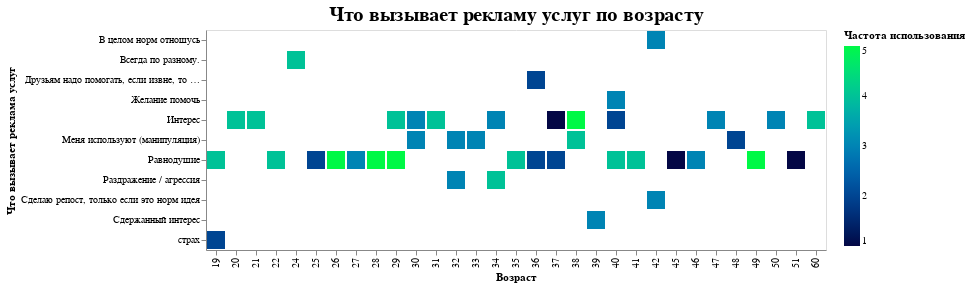

The notebook cell this image was saved under:
### Code cell
chart1

### Figure 1 — Vega-Lite specification as saved in the notebook (floating-point values rounded to 4 significant figures)
{"config": {"view": {"continuousWidth": 400, "continuousHeight": 300}, "title": {"anchor": "middle", "fontSize": 20, "offset": 5, "orient": "top"}}, "data": {"name": "data-0197ad0db13f40c438e727b669901b0b"}, "mark": "bar", "encoding": {"color": {"field": "Частота использования", "scale": {"range": ["#040745", "#00F946"]}, "type": "quantitative"}, "x": {"field": "Возраст", "type": "nominal"}, "y": {"field": "Что вызывает реклама услуг", "type": "nominal"}}, "title": "Что вызывает рекламу услуг по возрасту", "$schema": "https://vega.github.io/schema/vega-lite/v4.17.0.json", "datasets": {"data-0197ad0db13f40c438e727b669901b0b": [{"Дата": "2023-03-14T04:18:41.181000", "День месяца": 14, "Время дня": "утро", "Час прохождения опроса": 4, "Пол": "Женский", "Возраст": 35, "Семья": "Да", "Дети": "Да", "Высшее образование": "Да", "Деятельность": "Производство, промышленность", "Частота использования": 3, "Переход по ссылке": "Нет", "Репост по просьбе": "Нет", "Что вызывает реклама услуг": "Равнодушие", "Чувства от просьбы": "Равнодушие", "Возрастная категория": "4", "Время": "утро"}, {"Дата": "2023-03-14T04:51:52.083000", "День месяца": 14, "Время дня": "утро", "Час прохождения опроса": 4, "Пол": "Женский", "Возраст": 47, "Семья": "Нет", "Дети": "Да", "Высшее образование": "Да", "Деятельность": "Сфера обслуживания", "Частота использования": 3, "Переход по ссылке": "Да", "Репост по просьбе": "Да", "Что вызывает реклама услуг": "Интерес", "Чувства от просьбы": "Желание помочь", "Возрастная категория": "3", "Время": "утро"}, {"Дата": "2023-03-14T05:01:05.567000", "День месяца": 14, "Время дня": "утро", "Час прохождения опроса": 5, "Пол": "Женский", "Возраст": 40, "Семья": "Нет", "Дети": "Да", "Высшее образование": "Да", "Деятельность": "Бухгалтерия / Финансы / Аудит / Страхование", "Частота использования": 3, "Переход по ссылке": "Да", "Репост по просьбе": "Да", "Что вызывает реклама услуг": "Желание помочь", "Чувства от просьбы": "Желание помочь", "Возрастная категория": "3", "Время": "утро"}, {"Дата": "2023-03-14T09:15:05.114000", "День месяца": 14, "Время дня": "утро", "Час прохождения опроса": 9, "Пол": "Женский", "Возраст": 22, "Семья": "Нет", "Дети": "Нет", "Высшее образование": "Да", "Деятельность": "IT, телеком, диджитал-сервисы", "Частота использования": 2, "Переход по ссылке": "Да", "Репост по просьбе": "Да", "Что вызывает реклама услуг": "Равнодушие", "Чувства от просьбы": "Стыд / неловкость / что подумают обо мне получатели", "Возрастная категория": "1", "Время": "утро"}, {"Дата": "2023-03-14T10:45:57.916000", "День месяца": 14, "Время дня": "утро", "Час прохождения опроса": 10, "Пол": "Женский", "Возраст": 41, "Семья": "Да", "Дети": "Да", "Высшее образование": "Да", "Деятельность": "Не работаю", "Частота использования": 4, "Переход по ссылке": "Да", "Репост по просьбе": "Нет", "Что вызывает реклама услуг": "Равнодушие", "Чувства от просьбы": "Равнодушие", "Возрастная категория": "3", "Время": "утро"}, {"Дата": "2023-03-14T13:29:53.537000", "День месяца": 14, "Время дня": "день", "Час прохождения опроса": 13, "Пол": "Женский", "Возраст": 35, "Семья": "Да", "Дети": "Да", "Высшее образование": "Да", "Деятельность": "IT, телеком, диджитал-сервисы", "Частота использования": 4, "Переход по ссылке": "Да", "Репост по просьбе": "Нет", "Что вызывает реклама услуг": "Равнодушие", "Чувства от просьбы": "Стыд / неловкость / что подумают обо мне получатели", "Возрастная категория": "4", "Время": "день"}, {"Дата": "2023-03-14T13:45:06.792000", "День месяца": 14, "Время дня": "день", "Час прохождения опроса": 13, "Пол": "Женский", "Возраст": 29, "Семья": "Нет", "Дети": "Нет", "Высшее образование": "Да", "Деятельность": "IT, телеком, диджитал-сервисы", "Частота использования": 5, "Переход по ссылке": "Да", "Репост по просьбе": "Да", "Что вызывает реклама услуг": "Интерес", "Чувства от просьбы": "Потребность поделиться", "Возрастная категория": "2", "Время": "день"}, {"Дата": "2023-03-14T13:51:15.320000", "День месяца": 14, "Время дня": "день", "Час прохождения опроса": 13, "Пол": "Женский", "Возраст": 31, "Семья": "Да", "Дети": "Нет", "Высшее образование": "Да", "Деятельность": "Транспорт и логистика", "Частота использования": 5, "Переход по ссылке": "Да", "Репост по просьбе": "Да", "Что вызывает реклама услуг": "Интерес", "Чувства от просьбы": "Желание помочь", "Возрастная категория": "2", "Время": "день"}, {"Дата": "2023-03-14T14:10:39.316000", "День месяца": 14, "Время дня": "день", "Час прохождения опроса": 14, "Пол": "Женский", "Возраст": 31, "Семья": "Нет", "Дети": "Нет", "Высшее образование": "Да", "Деятельность": "IT, телеком, диджитал-сервисы", "Частота использования": 4, "Переход по ссылке": "Да", "Репост по просьбе": "Да", "Что вызывает реклама услуг": "Интерес", "Чувства от просьбы": "Желание помочь", "Возрастная категория": "2", "Время": "день"}, {"Дата": "2023-03-14T14:36:39.189000", "День месяца": 14, "Время дня": "день", "Час прохождения опроса": 14, "Пол": "Женский", "Возраст": 34, "Семья": "Да", "Дети": "Нет", "Высшее образование": "Да", "Деятельность": "Бухгалтерия / Финансы / Аудит / Страхование", "Частота использования": 3, "Переход по ссылке": "Да", "Репост по просьбе": "Да", "Что вызывает реклама услуг": "Интерес", "Чувства от просьбы": "Желание помочь", "Возрастная категория": "2", "Время": "день"}, {"Дата": "2023-03-14T15:01:19.194000", "День месяца": 14, "Время дня": "день", "Час прохождения опроса": 15, "Пол": "Женский", "Возраст": 29, "Семья": "Да", "Дети": "Нет", "Высшее образование": "Да", "Деятельность": "Бухгалтерия / Финансы / Аудит / Страхование", "Частота использования": 3, "Переход по ссылке": "Да", "Репост по просьбе": "Нет", "Что вызывает реклама услуг": "Равнодушие", "Чувства от просьбы": "Раздражение / агрессия", "Возрастная категория": "2", "Время": "день"}, {"Дата": "2023-03-14T21:57:51.858000", "День месяца": 14, "Время дня": "вечер", "Час прохождения опроса": 21, "Пол": "Женский", "Возраст": 29, "Семья": "Нет", "Дети": "Нет", "Высшее образование": "Да", "Деятельность": "IT, телеком, диджитал-сервисы", "Частота использования": 4, "Переход по ссылке": "Да", "Репост по просьбе": "Нет", "Что вызывает реклама услуг": "Интерес", "Чувства от просьбы": "Меня используют (манипуляция)", "Возрастная категория": "2", "Время": "вечер"}, {"Дата": "2023-03-15T09:14:57.638000", "День месяца": 15, "Время дня": "утро", "Час прохождения опроса": 9, "Пол": "Женский", "Возраст": 30, "Семья": "Да", "Дети": "Да", "Высшее образование": "Да", "Деятельность": "СМИ, медиа и издательства", "Частота использования": 4, "Переход по ссылке": "Нет", "Репост по просьбе": "Нет", "Что вызывает реклама услуг": "Интерес", "Чувства от просьбы": "Равнодушие", "Возрастная категория": "2", "Время": "утро"}, {"Дата": "2023-03-15T09:43:28.872000", "День месяца": 15, "Время дня": "утро", "Час прохождения опроса": 9, "Пол": "Женский", "Возраст": 38, "Семья": "Да", "Дети": "Да", "Высшее образование": "Да", "Деятельность": "Бухгалтерия / Финансы / Аудит / Страхование", "Частота использования": 4, "Переход по ссылке": "Да", "Репост по просьбе": "Да", "Что вызывает реклама услуг": "Меня используют (манипуляция)", "Чувства от просьбы": "Стыд / неловкость / что подумают обо мне получатели", "Возрастная категория": "3", "Время": "утро"}, {"Дата": "2023-03-15T22:38:41.180000", "День месяца": 15, "Время дня": "ночь", "Час прохождения опроса": 22, "Пол": "Женский", "Возраст": 32, "Семья": "Да", "Дети": "Да", "Высшее образование": "Да", "Деятельность": "Бухгалтерия / Финансы / Аудит / Страхование", "Частота использования": 3, "Переход по ссылке": "Да", "Репост по просьбе": "Да", "Что вызывает реклама услуг": "Меня используют (манипуляция)", "Чувства от просьбы": "Меня используют (манипуляция)", "Возрастная категория": "2", "Время": "ночь"}, {"Дата": "2023-03-16T16:22:06.903000", "День месяца": 16, "Время дня": "день", "Час прохождения опроса": 16, "Пол": "Женский", "Возраст": 19, "Семья": "Нет", "Дети": "Нет", "Высшее образование": "Нет", "Деятельность": "IT, телеком, диджитал-сервисы", "Частота использования": 4, "Переход по ссылке": "Да", "Репост по просьбе": "Да", "Что вызывает реклама услуг": "Равнодушие", "Чувства от просьбы": "Равнодушие", "Возрастная категория": "1", "Время": "день"}, {"Дата": "2023-03-16T17:05:22.755000", "День месяца": 16, "Время дня": "ночь", "Час прохождения опроса": 17, "Пол": "Женский", "Возраст": 24, "Семья": "Да", "Дети": "Да", "Высшее образование": "Да", "Деятельность": "Не работаю", "Частота использования": 4, "Переход по ссылке": "Да", "Репост по просьбе": "Да", "Что вызывает реклама услуг": "Всегда по разному.", "Чувства от просьбы": "Заинтересованность", "Возрастная категория": "1", "Время": "ночь"}, {"Дата": "2023-03-16T17:07:14.223000", "День месяца": 16, "Время дня": "ночь", "Час прохождения опроса": 17, "Пол": "Женский", "Возраст": 22, "Семья": "Нет", "Дети": "Нет", "Высшее образование": "Нет", "Деятельность": "Сфера обслуживания", "Частота использования": 4, "Переход по ссылке": "Да", "Репост по просьбе": "Да", "Что вызывает реклама услуг": "Равнодушие", "Чувства от просьбы": "Равнодушие", "Возрастная категория": "1", "Время": "ночь"}, {"Дата": "2023-03-17T03:09:10.516000", "День месяца": 17, "Время дня": "утро", "Час прохождения опроса": 3, "Пол": "Женский", "Возраст": 30, "Семья": "Да", "Дети": "Нет", "Высшее образование": "Да", "Деятельность": "Ритейл, ecommerce", "Частота использования": 3, "Переход по ссылке": "Да", "Репост по просьбе": "Нет", "Что вызывает реклама услуг": "Интерес", "Чувства от просьбы": "Желание помочь", "Возрастная категория": "2", "Время": "утро"}, {"Дата": "2023-03-17T07:47:30.164000", "День месяца": 17, "Время дня": "утро", "Час прохождения опроса": 7, "Пол": "Женский", "Возраст": 25, "Семья": "Нет", "Дети": "Нет", "Высшее образование": "Да", "Деятельность": "IT, телеком, диджитал-сервисы", "Частота использования": 4, "Переход по ссылке": "Да", "Репост по просьбе": "Нет", "Что вызывает реклама услуг": "Равнодушие", "Чувства от просьбы": "Равнодушие", "Возрастная категория": "4", "Время": "утро"}, {"Дата": "2023-03-17T08:03:26.157000", "День месяца": 17, "Время дня": "утро", "Час прохождения опроса": 8, "Пол": "Женский", "Возраст": 50, "Семья": "Да", "Дети": "Да", "Высшее образование": "Да", "Деятельность": "Бухгалтерия / Финансы / Аудит / Страхование", "Частота использования": 3, "Переход по ссылке": "Да", "Репост по просьбе": "Да", "Что вызывает реклама услуг": "Интерес", "Чувства от просьбы": "Желание помочь", "Возрастная категория": "4", "Время": "утро"}, {"Дата": "2023-03-18T09:48:47.643000", "День месяца": 18, "Время дня": "утро", "Час прохождения опроса": 9, "Пол": "Женский", "Возраст": 27, "Семья": "Нет", "Дети": "Нет", "Высшее образование": "Да", "Деятельность": "IT, телеком, диджитал-сервисы", "Частота использования": 3, "Переход по ссылке": "Да", "Репост по просьбе": "Нет", "Что вызывает реклама услуг": "Равнодушие", "Чувства от просьбы": "Равнодушие", "Возрастная категория": "2", "Время": "утро"}, {"Дата": "2023-03-21T16:10:53.923000", "День месяца": 21, "Время дня": "день", "Час прохождения опроса": 16, "Пол": "Женский", "Возраст": 29, "Семья": "Да", "Дети": "Нет", "Высшее образование": "Да", "Деятельность": "Маркетинговые, рекламные агентства", "Частота использования": 5, "Переход по ссылке": "Да", "Репост по просьбе": "Да", "Что вызывает реклама услуг": "Равнодушие", "Чувства от просьбы": "Желание помочь", "Возрастная категория": "2", "Время": "день"}, {"Дата": "2023-03-22T15:14:00.005000", "День месяца": 22, "Время дня": "день", "Час прохождения опроса": 15, "Пол": "Женский", "Возраст": 26, "Семья": "Да", "Дети": "Да", "Высшее образование": "Да", "Деятельность": "Сфера образования", "Частота использования": 5, "Переход по ссылке": "Нет", "Репост по просьбе": "Нет", "Что вызывает реклама услуг": "Равнодушие", "Чувства от просьбы": "Стыд / неловкость / что подумают обо мне получатели", "Возрастная категория": "2", "Время": "день"}, {"Дата": "2023-03-22T18:32:45.248000", "День месяца": 22, "Время дня": "вечер", "Час прохождения опроса": 18, "Пол": "Женский", "Возраст": 40, "Семья": "Да", "Дети": "Да", "Высшее образование": "Да", "Деятельность": "Производство, промышленность", "Частота использования": 2, "Переход по ссылке": "Да", "Репост по просьбе": "Нет", "Что вызывает реклама услуг": "Равнодушие", "Чувства от просьбы": "Желание помочь", "Возрастная категория": "3", "Время": "вечер"}, {"Дата": "2023-03-23T11:21:14.653000", "День месяца": 23, "Время дня": "утро", "Час прохождения опроса": 11, "Пол": "Женский", "Возраст": 38, "Семья": "Да", "Дети": "Да", "Высшее образование": "Да", "Деятельность": "экономика", "Частота использования": 5, "Переход по ссылке": "Да", "Репост по просьбе": "Да", "Что вызывает реклама услуг": "Интерес", "Чувства от просьбы": "Потребность поделиться", "Возрастная категория": "3", "Время": "утро"}, {"Дата": "2023-03-10T14:58:04.755000", "День месяца": 10, "Время дня": "день", "Час прохождения опроса": 14, "Пол": "Мужской", "Возраст": 34, "Семья": "Да", "Дети": "Да", "Высшее образование": "Да", "Деятельность": "Производство, промышленность", "Частота использования": 4, "Переход по ссылке": "Да", "Репост по просьбе": "Нет", "Что вызывает реклама услуг": "Раздражение / агрессия", "Чувства от просьбы": "Стыд / неловкость / что подумают обо мне получатели", "Возрастная категория": "2", "Время": "день"}, {"Дата": "2023-03-10T15:22:44.656000", "День месяца": 10, "Время дня": "день", "Час прохождения опроса": 15, "Пол": "Мужской", "Возраст": 40, "Семья": "Да", "Дети": "Да", "Высшее образование": "Да", "Деятельность": "Сфера образования", "Частота использования": 2, "Переход по ссылке": "Да", "Репост по просьбе": "Да", "Что вызывает реклама услуг": "Интерес", "Чувства от просьбы": "Желание помочь", "Возрастная категория": "3", "Время": "день"}, {"Дата": "2023-03-10T15:24:02.427000", "День месяца": 10, "Время дня": "день", "Час прохождения опроса": 15, "Пол": "Мужской", "Возраст": 39, "Семья": "Нет", "Дети": "Да", "Высшее образование": "Да", "Деятельность": "Ритейл, ecommerce", "Частота использования": 3, "Переход по ссылке": "Да", "Репост по просьбе": "Нет", "Что вызывает реклама услуг": "Сдержанный интерес", "Чувства от просьбы": "Равнодушие", "Возрастная категория": "3", "Время": "день"}, {"Дата": "2023-03-10T15:30:08.220000", "День месяца": 10, "Время дня": "день", "Час прохождения опроса": 15, "Пол": "Мужской", "Возраст": 37, "Семья": "Да", "Дети": "Да", "Высшее образование": "Да", "Деятельность": "Производство, промышленность", "Частота использования": 1, "Переход по ссылке": "Да", "Репост по просьбе": "Да", "Что вызывает реклама услуг": "Интерес", "Чувства от просьбы": "Желание помочь", "Возрастная категория": "3", "Время": "день"}, {"Дата": "2023-03-10T16:54:54.989000", "День месяца": 10, "Время дня": "день", "Час прохождения опроса": 16, "Пол": "Мужской", "Возраст": 25, "Семья": "Да", "Дети": "Нет", "Высшее образование": "Да", "Деятельность": "Медицина и фармакология", "Частота использования": 3, "Переход по ссылке": "Да", "Репост по просьбе": "Да", "Что вызывает реклама услуг": "Равнодушие", "Чувства от просьбы": "Желание помочь", "Возрастная категория": "4", "Время": "день"}, {"Дата": "2023-03-10T17:47:29.135000", "День месяца": 10, "Время дня": "ночь", "Час прохождения опроса": 17, "Пол": "Мужской", "Возраст": 60, "Семья": "Да", "Дети": "Да", "Высшее образование": "Да", "Деятельность": "Сфера искусства", "Частота использования": 4, "Переход по ссылке": "Да", "Репост по просьбе": "Да", "Что вызывает реклама услуг": "Интерес", "Чувства от просьбы": "Желание помочь", "Возрастная категория": "4", "Время": "ночь"}, {"Дата": "2023-03-10T18:23:10.934000", "День месяца": 10, "Время дня": "вечер", "Час прохождения опроса": 18, "Пол": "Мужской", "Возраст": 40, "Семья": "Да", "Дети": "Да", "Высшее образование": "Да", "Деятельность": "Сфера обслуживания", "Частота использования": 4, "Переход по ссылке": "Да", "Репост по просьбе": "Нет", "Что вызывает реклама услуг": "Равнодушие", "Чувства от просьбы": "Меня используют (манипуляция)", "Возрастная категория": "3", "Время": "вечер"}, {"Дата": "2023-03-11T18:21:33.902000", "День месяца": 11, "Время дня": "вечер", "Час прохождения опроса": 18, "Пол": "Мужской", "Возраст": 32, "Семья": "Нет", "Дети": "Нет", "Высшее образование": "Да", "Деятельность": "Производство, промышленность", "Частота использования": 3, "Переход по ссылке": "Нет", "Репост по просьбе": "Нет", "Что вызывает реклама услуг": "Раздражение / агрессия", "Чувства от просьбы": "Раздражение / агрессия", "Возрастная категория": "2", "Время": "вечер"}, {"Дата": "2023-03-12T09:26:26.075000", "День месяца": 12, "Время дня": "утро", "Час прохождения опроса": 9, "Пол": "Мужской", "Возраст": 49, "Семья": "Да", "Дети": "Да", "Высшее образование": "Да", "Деятельность": "Предприниматель ", "Частота использования": 5, "Переход по ссылке": "Да", "Репост по просьбе": "Да", "Что вызывает реклама услуг": "Равнодушие", "Чувства от просьбы": "Желание помочь", "Возрастная категория": "3", "Время": "утро"}, {"Дата": "2023-03-12T11:59:16.042000", "День месяца": 12, "Время дня": "утро", "Час прохождения опроса": 11, "Пол": "Мужской", "Возраст": 48, "Семья": "Да", "Дети": "Да", "Высшее образование": "Да", "Деятельность": "Бухгалтерия / Финансы / Аудит / Страхование", "Частота использования": 2, "Переход по ссылке": "Да", "Репост по просьбе": "Да", "Что вызывает реклама услуг": "Меня используют (манипуляция)", "Чувства от просьбы": "Стыд / неловкость / что подумают обо мне получатели", "Возрастная категория": "3", "Время": "утро"}, {"Дата": "2023-03-12T13:09:16.500000", "День месяца": 12, "Время дня": "день", "Час прохождения опроса": 13, "Пол": "Мужской", "Возраст": 45, "Семья": "Да", "Дети": "Да", "Высшее образование": "Да", "Деятельность": "Сфера обслуживания", "Частота использования": 1, "Переход по ссылке": "Нет", "Репост по просьбе": "Нет", "Что вызывает реклама услуг": "Равнодушие", "Чувства от просьбы": "Равнодушие", "Возрастная категория": "3", "Время": "день"}, {"Дата": "2023-03-13T08:33:14.258000", "День месяца": 13, "Время дня": "утро", "Час прохождения опроса": 8, "Пол": "Мужской", "Возраст": 30, "Семья": "Нет", "Дети": "Нет", "Высшее образование": "Да", "Деятельность": "IT, телеком, диджитал-сервисы", "Частота использования": 3, "Переход по ссылке": "Да", "Репост по просьбе": "Нет", "Что вызывает реклама услуг": "Меня используют (манипуляция)", "Чувства от просьбы": "Меня используют (манипуляция)", "Возрастная категория": "2", "Время": "утро"}, {"Дата": "2023-03-13T09:03:07.063000", "День месяца": 13, "Время дня": "утро", "Час прохождения опроса": 9, "Пол": "Мужской", "Возраст": 46, "Семья": "Да", "Дети": "Да", "Высшее образование": "Да", "Деятельность": "Сфера обслуживания", "Частота использования": 3, "Переход по ссылке": "Да", "Репост по просьбе": "Да", "Что вызывает реклама услуг": "Равнодушие", "Чувства от просьбы": "Желание помочь", "Возрастная категория": "3", "Время": "утро"}, {"Дата": "2023-03-13T11:01:54.368000", "День месяца": 13, "Время дня": "утро", "Час прохождения опроса": 11, "Пол": "Мужской", "Возраст": 25, "Семья": "Нет", "Дети": "Нет", "Высшее образование": "Нет", "Деятельность": "IT, телеком, диджитал-сервисы", "Частота использования": 2, "Переход по ссылке": "Да", "Репост по просьбе": "Нет", "Что вызывает реклама услуг": "Равнодушие", "Чувства от просьбы": "Желание помочь", "Возрастная категория": "4", "Время": "утро"}, {"Дата": "2023-03-14T01:29:59.860000", "День месяца": 14, "Время дня": "утро", "Час прохождения опроса": 1, "Пол": "Мужской", "Возраст": 28, "Семья": "Нет", "Дети": "Нет", "Высшее образование": "Нет", "Деятельность": "IT, телеком, диджитал-сервисы", "Частота использования": 5, "Переход по ссылке": "Да", "Репост по просьбе": "Да", "Что вызывает реклама услуг": "Равнодушие", "Чувства от просьбы": "Желание помочь", "Возрастная категория": "2", "Время": "утро"}, {"Дата": "2023-03-14T09:04:30.606000", "День месяца": 14, "Время дня": "утро", "Час прохождения опроса": 9, "Пол": "Мужской", "Возраст": 36, "Семья": "Да", "Дети": "Да", "Высшее образование": "Да", "Деятельность": "IT, телеком, диджитал-сервисы", "Частота использования": 2, "Переход по ссылке": "Да", "Репост по просьбе": "Да", "Что вызывает реклама услуг": "Друзьям надо помогать, если извне, то параллельно ", "Чувства от просьбы": "Желание помочь", "Возрастная категория": "3", "Время": "утро"}, {"Дата": "2023-03-14T15:15:47.982000", "День месяца": 14, "Время дня": "день", "Час прохождения опроса": 15, "Пол": "Мужской", "Возраст": 42, "Семья": "Да", "Дети": "Да", "Высшее образование": "Да", "Деятельность": "Производство, промышленность", "Частота использования": 3, "Переход по ссылке": "Да", "Репост по просьбе": "Да", "Что вызывает реклама услуг": "В целом норм отношусь", "Чувства от просьбы": "Потребность поделиться", "Возрастная категория": "3", "Время": "день"}, {"Дата": "2023-03-15T14:57:12.528000", "День месяца": 15, "Время дня": "день", "Час прохождения опроса": 14, "Пол": "Мужской", "Возраст": 19, "Семья": "Нет", "Дети": "Нет", "Высшее образование": "Нет", "Деятельность": "Не работаю", "Частота использования": 2, "Переход по ссылке": "Да", "Репост по просьбе": "Нет", "Что вызывает реклама услуг": "страх", "Чувства от просьбы": "любовь", "Возрастная категория": "1", "Время": "день"}, {"Дата": "2023-03-16T14:44:11.095000", "День месяца": 16, "Время дня": "день", "Час прохождения опроса": 14, "Пол": "Мужской", "Возраст": 51, "Семья": "Да", "Дети": "Да", "Высшее образование": "Да", "Деятельность": "Не работаю", "Частота использования": 1, "Переход по ссылке": "Да", "Репост по просьбе": "Нет", "Что вызывает реклама услуг": "Равнодушие", "Чувства от просьбы": "Равнодушие", "Возрастная категория": "4", "Время": "день"}, {"Дата": "2023-03-16T16:16:44.019000", "День месяца": 16, "Время дня": "день", "Час прохождения опроса": 16, "Пол": "Мужской", "Возраст": 21, "Семья": "Да", "Дети": "Да", "Высшее образование": "Да", "Деятельность": "Министеоство Внутренних Дел", "Частота использования": 4, "Переход по ссылке": "Да", "Репост по просьбе": "Да", "Что вызывает реклама услуг": "Интерес", "Чувства от просьбы": "Желание помочь", "Возрастная категория": "1", "Время": "день"}, {"Дата": "2023-03-16T16:26:50.768000", "День месяца": 16, "Время дня": "день", "Час прохождения опроса": 16, "Пол": "Мужской", "Возраст": 20, "Семья": "Нет", "Дети": "Нет", "Высшее образование": "Да", "Деятельность": "Медицина и фармакология", "Частота использования": 4, "Переход по ссылке": "Да", "Репост по просьбе": "Да", "Что вызывает реклама услуг": "Интерес", "Чувства от просьбы": "Потребность поделиться", "Возрастная категория": "1", "Время": "день"}, {"Дата": "2023-03-17T14:23:05.968000", "День месяца": 17, "Время дня": "день", "Час прохождения опроса": 14, "Пол": "Мужской", "Возраст": 36, "Семья": "Нет", "Дети": "Нет", "Высшее образование": "Да", "Деятельность": "IT, телеком, диджитал-сервисы", "Частота использования": 1, "Переход по ссылке": "Нет", "Репост по просьбе": "Нет", "Что вызывает реклама услуг": "Равнодушие", "Чувства от просьбы": "Равнодушие", "Возрастная категория": "3", "Время": "день"}, {"Дата": "2023-03-19T11:12:08.251000", "День месяца": 19, "Время дня": "утро", "Час прохождения опроса": 11, "Пол": "Мужской", "Возраст": 36, "Семья": "Да", "Дети": "Да", "Высшее образование": "Да", "Деятельность": "IT, телеком, диджитал-сервисы", "Частота использования": 2, "Переход по ссылке": "Нет", "Репост по просьбе": "Нет", "Что вызывает реклама услуг": "Равнодушие", "Чувства от просьбы": "Равнодушие", "Возрастная категория": "3", "Время": "утро"}, {"Дата": "2023-03-20T21:25:00.831000", "День месяца": 20, "Время дня": "вечер", "Час прохождения опроса": 21, "Пол": "Мужской", "Возраст": 37, "Семья": "Да", "Дети": "Нет", "Высшее образование": "Да", "Деятельность": "Сфера обслуживания", "Частота использования": 2, "Переход по ссылке": "Да", "Репост по просьбе": "Да", "Что вызывает реклама услуг": "Равнодушие", "Чувства от просьбы": "Желание помочь", "Возрастная категория": "3", "Время": "вечер"}, {"Дата": "2023-03-22T14:49:14.394000", "День месяца": 22, "Время дня": "день", "Час прохождения опроса": 14, "Пол": "Мужской", "Возраст": 33, "Семья": "Да", "Дети": "Да", "Высшее образование": "Да", "Деятельность": "Производство, промышленность", "Частота использования": 3, "Переход по ссылке": "Да", "Репост по просьбе": "Нет", "Что вызывает реклама услуг": "Меня используют (манипуляция)", "Чувства от просьбы": "Меня используют (манипуляция)", "Возрастная категория": "2", "Время": "день"}, {"Дата": "2023-03-22T18:07:19.447000", "День месяца": 22, "Время дня": "вечер", "Час прохождения опроса": 18, "Пол": "Мужской", "Возраст": 42, "Семья": "Да", "Дети": "Да", "Высшее образование": "Да", "Деятельность": "Производство, промышленность", "Частота использования": 3, "Переход по ссылке": "Да", "Репост по просьбе": "Да", "Что вызывает реклама услуг": "Сделаю репост, только если это норм идея ", "Чувства от просьбы": "Если тема нормальная, то желание помочь. Если какой-то развод — то агрессия ", "Возрастная категория": "3", "Время": "вечер"}]}}
